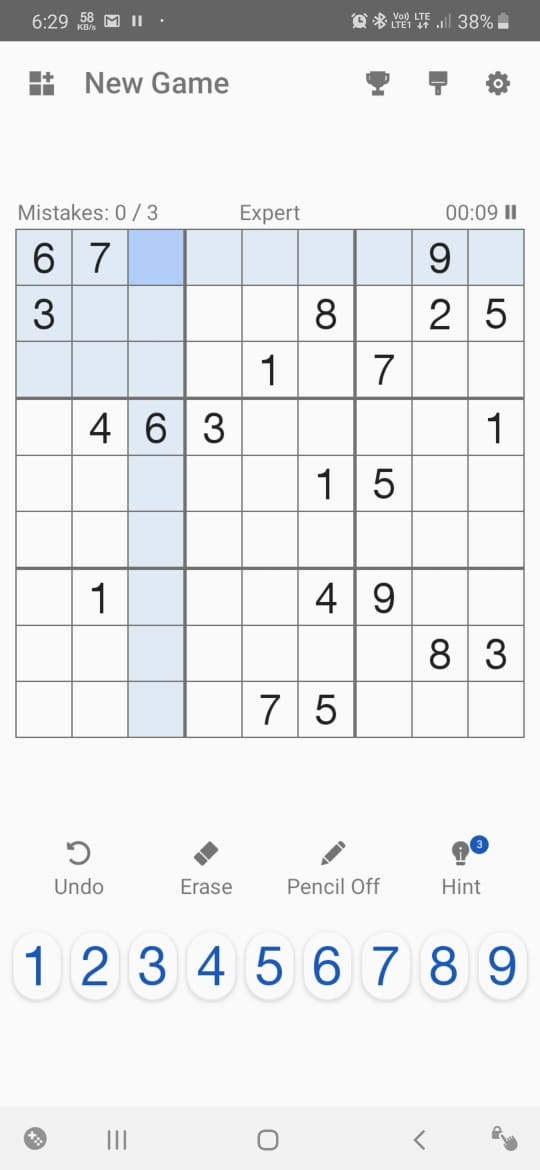
#> input picture input.jpeg, 540 x 1170 px
$ python -i preprocess.py   (imports and definitions only)
#> lines starting #> are read from the running program, lines starting #| are printed output that depends on the picture; after the words box and inside, x2 and y2 are one past the last pixel; in counts of white or black regions, pixels touching at a corner belong together
import cv2
import numpy as np
import operator

# [62 lines left out: functions show_image, show_digits, infer_grid, distance_between, crop_and_warp, find_corners_of_largest_polygon, not called in this run]

def pre_process_image(img, skip_dilate=True):
	"""Blurs, applies adaptive thresholding, inverts colour and dilates the image."""
#> called with skip_dilate = True
	proc = cv2.GaussianBlur(img.copy(), (9, 9), 0)
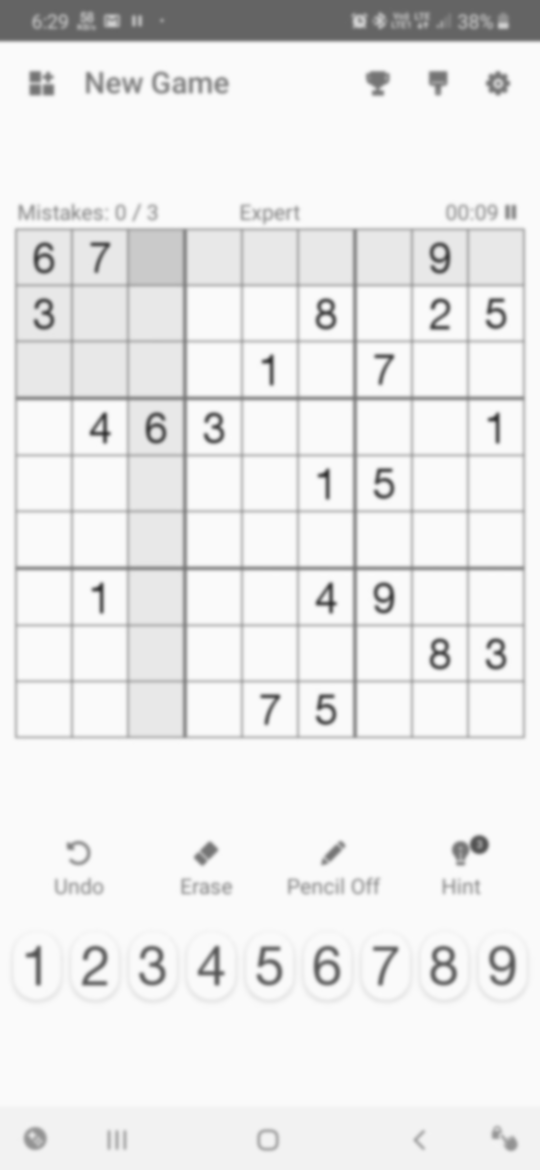
#> proc: shape (1170, 540); min 55, max 251, mean 234.6
	proc = cv2.adaptiveThreshold(proc, 255, cv2.ADAPTIVE_THRESH_GAUSSIAN_C, cv2.THRESH_BINARY, 25, 2)
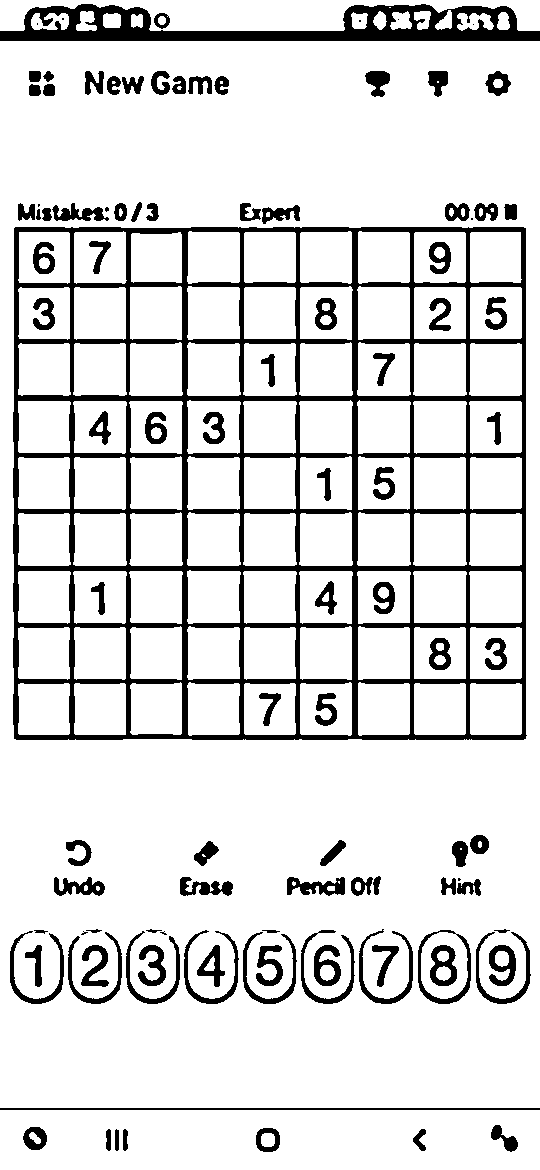
#> proc: shape (1170, 540); 86.1% white; 105 black regions (11 under 20 px), largest, box (x1, y1, x2, y2) and area: (13, 227, 527, 740) 46501, (0, 4, 540, 41) 9653, (0, 1108, 540, 1110) 1080
	proc = cv2.bitwise_not(proc, proc)

	if not skip_dilate:
		kernel = np.array([[0., 1., 0.], [1., 1., 1.], [0., 1., 0.]], np.uint8)
		proc = cv2.dilate(proc, kernel)
	return proc

def cut_from_rect(img, rect):
	"""Cuts a rectangle from an image using the top left and bottom right points."""
	return img[int(rect[0][1]):int(rect[1][1]), int(rect[0][0]):int(rect[1][0])]


# [114 lines left out: functions scale_and_centre, find_largest_feature, extract_digit, get_digits, not called in this run]


>>> import cv2
>>> picture = cv2.imread('input.jpeg', cv2.IMREAD_GRAYSCALE)
>>> result = pre_process_image(picture)

$ run again, on test.jpeg
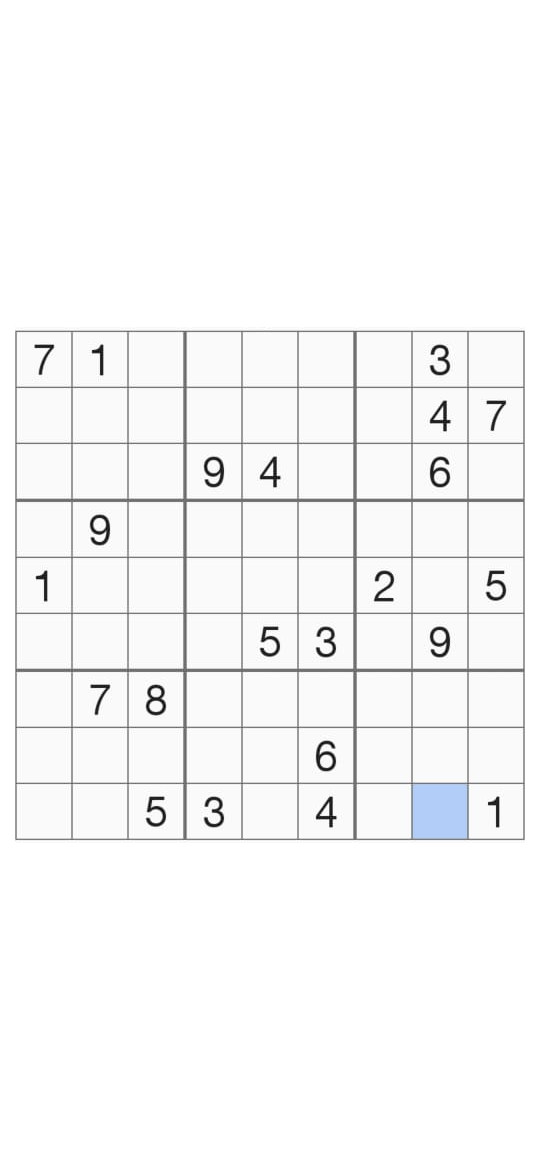
#> input picture test.jpeg, 540 x 1170 px
#> in pre_process_image, `proc = cv2.GaussianBlur(img.copy(), (9, 9), 0)`:
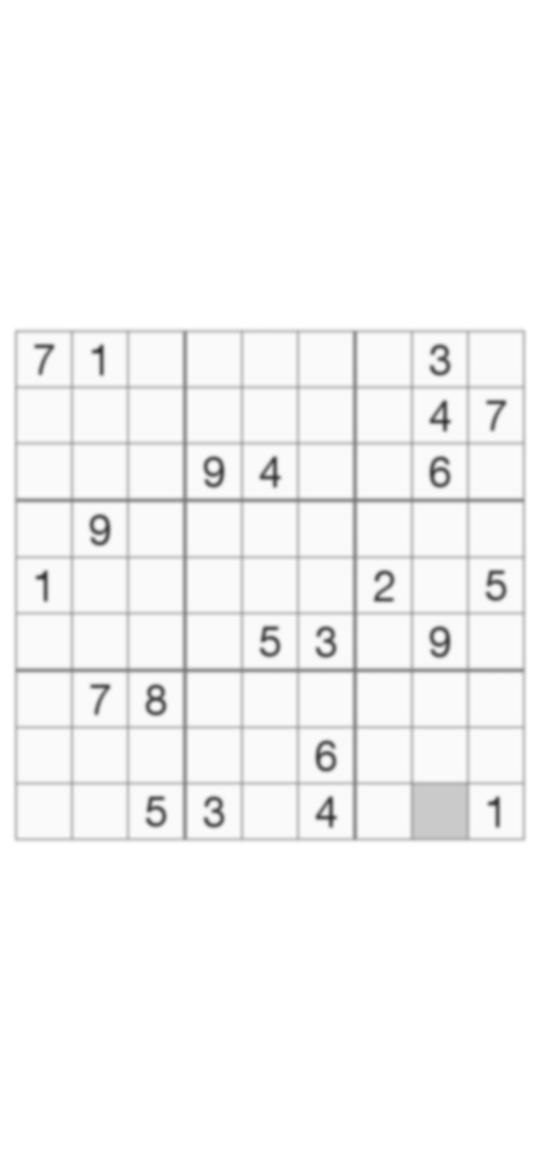
#> proc: shape (1170, 540); min 55, max 255, mean 247.2
#> in pre_process_image, `proc = cv2.adaptiveThreshold(proc, 255, cv2.ADAPTIVE_THRESH_GAUSSIAN_C..`:
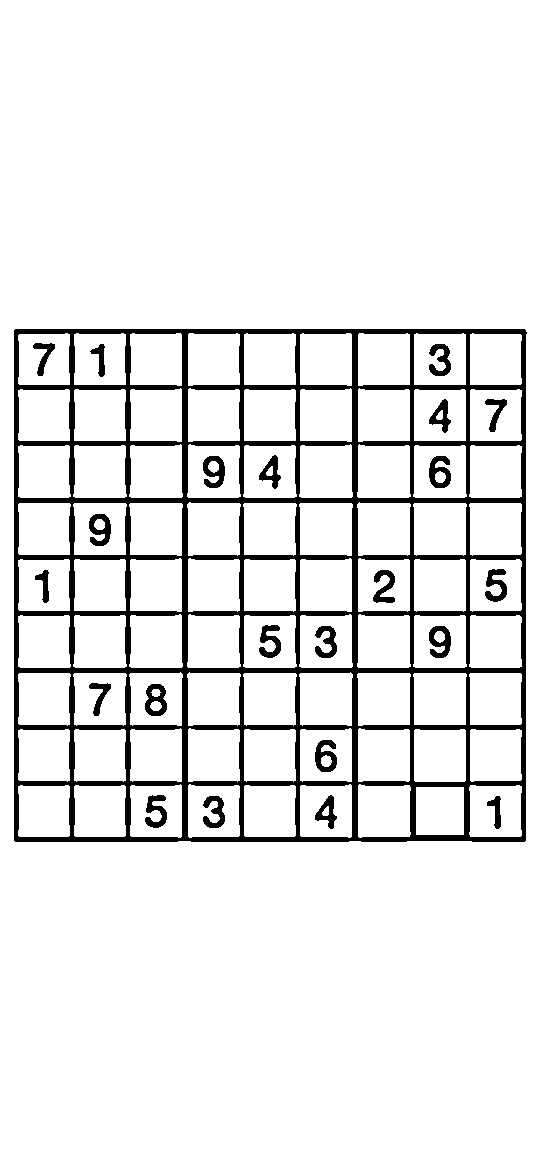
#> proc: shape (1170, 540); 91.3% white; 23 black regions, largest, box (x1, y1, x2, y2) and area: (14, 329, 527, 842) 47320, (89, 514, 111, 546) 426, (145, 684, 167, 716) 426
